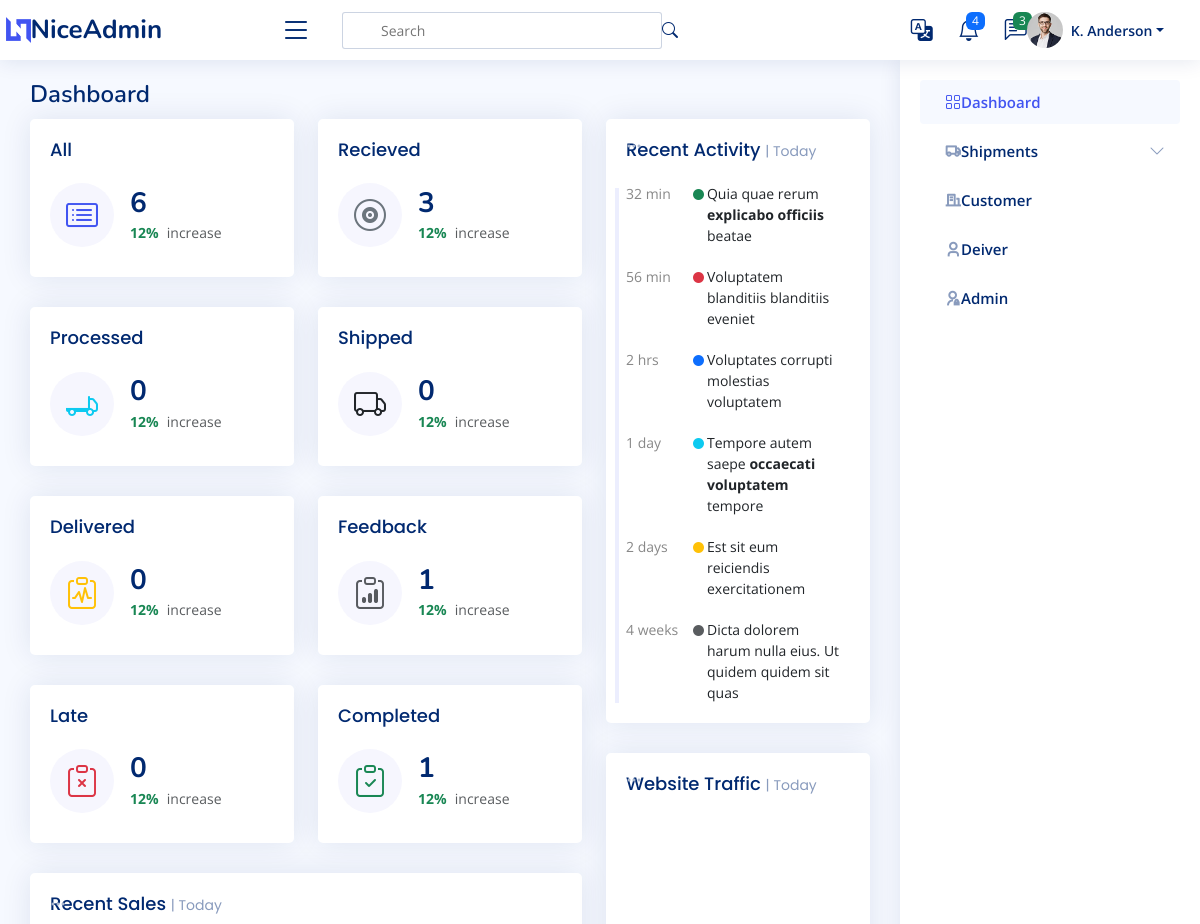
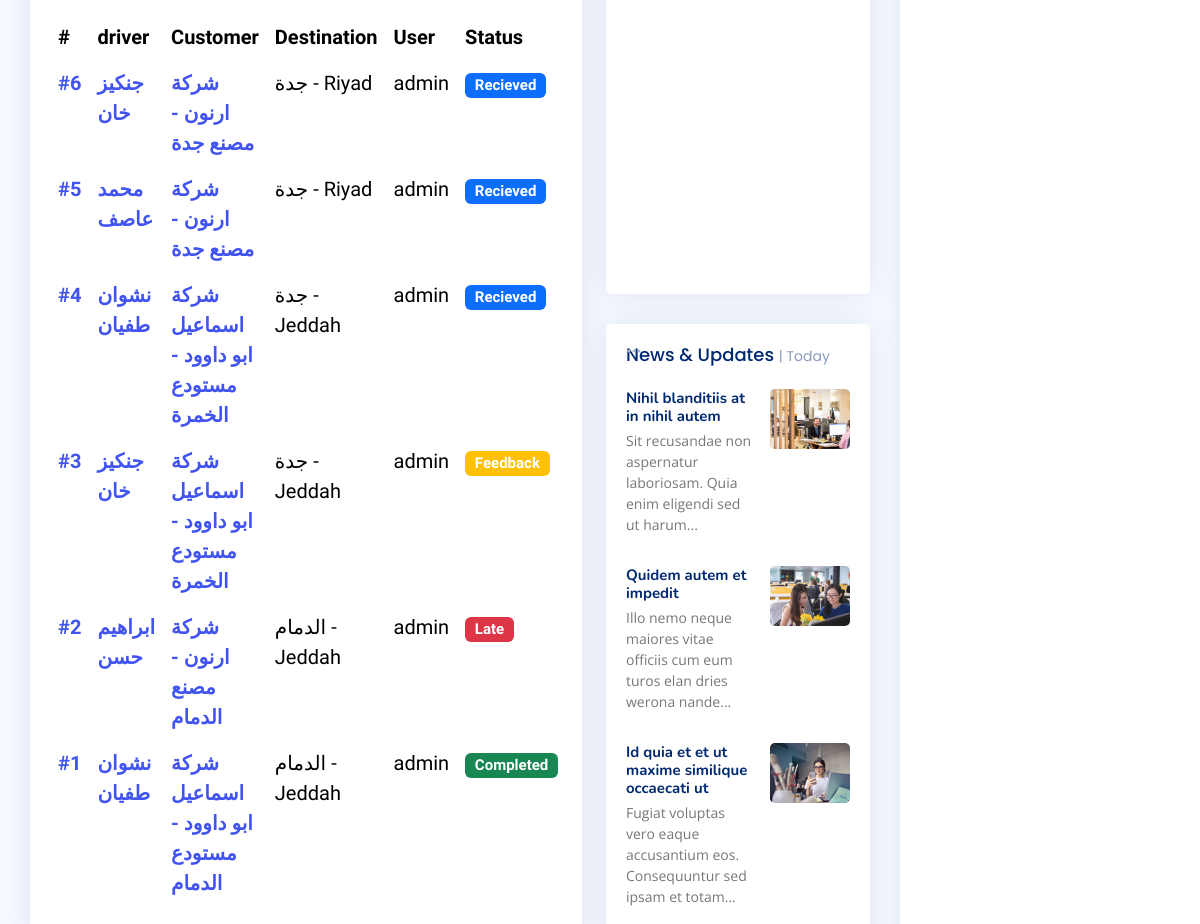
/ (upper part), run on an earlier commit of the app's database (2 pictures, top to bottom).
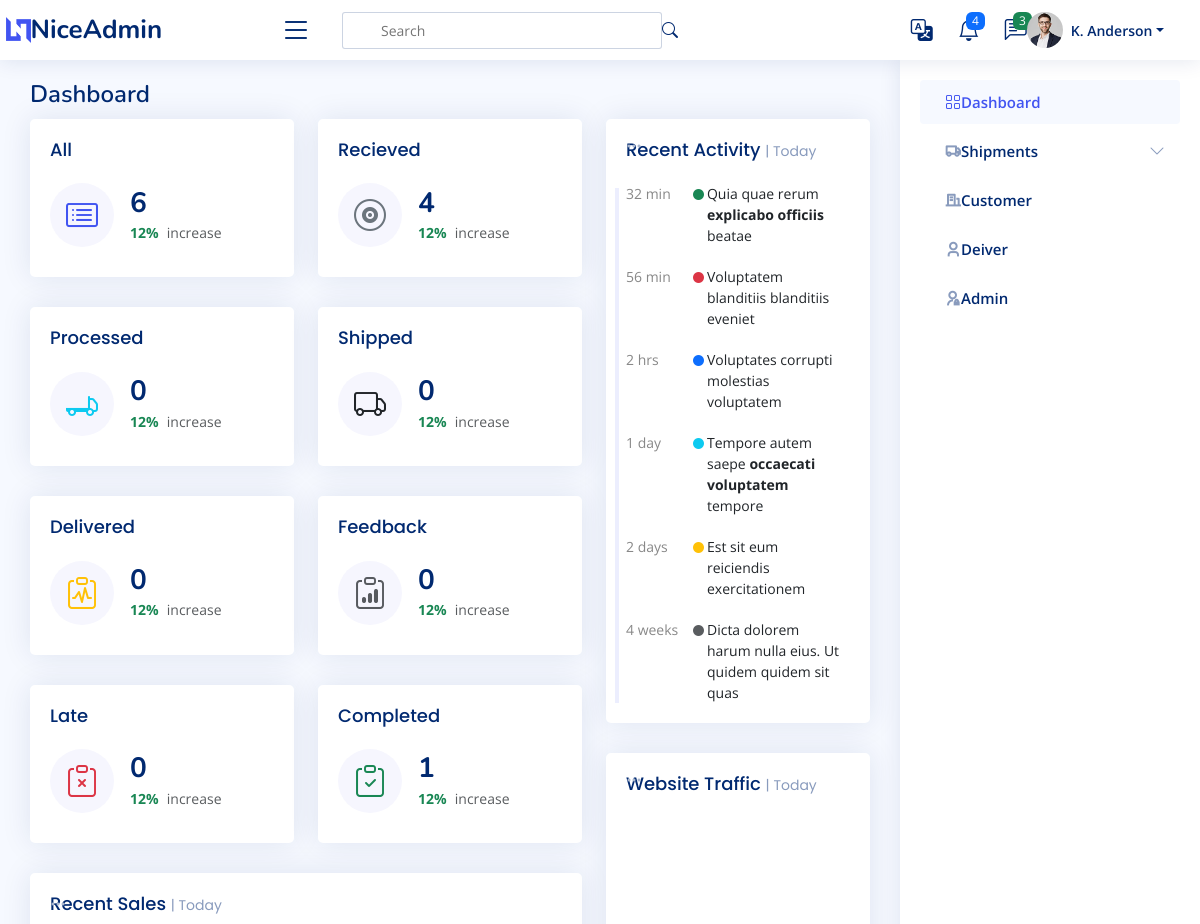
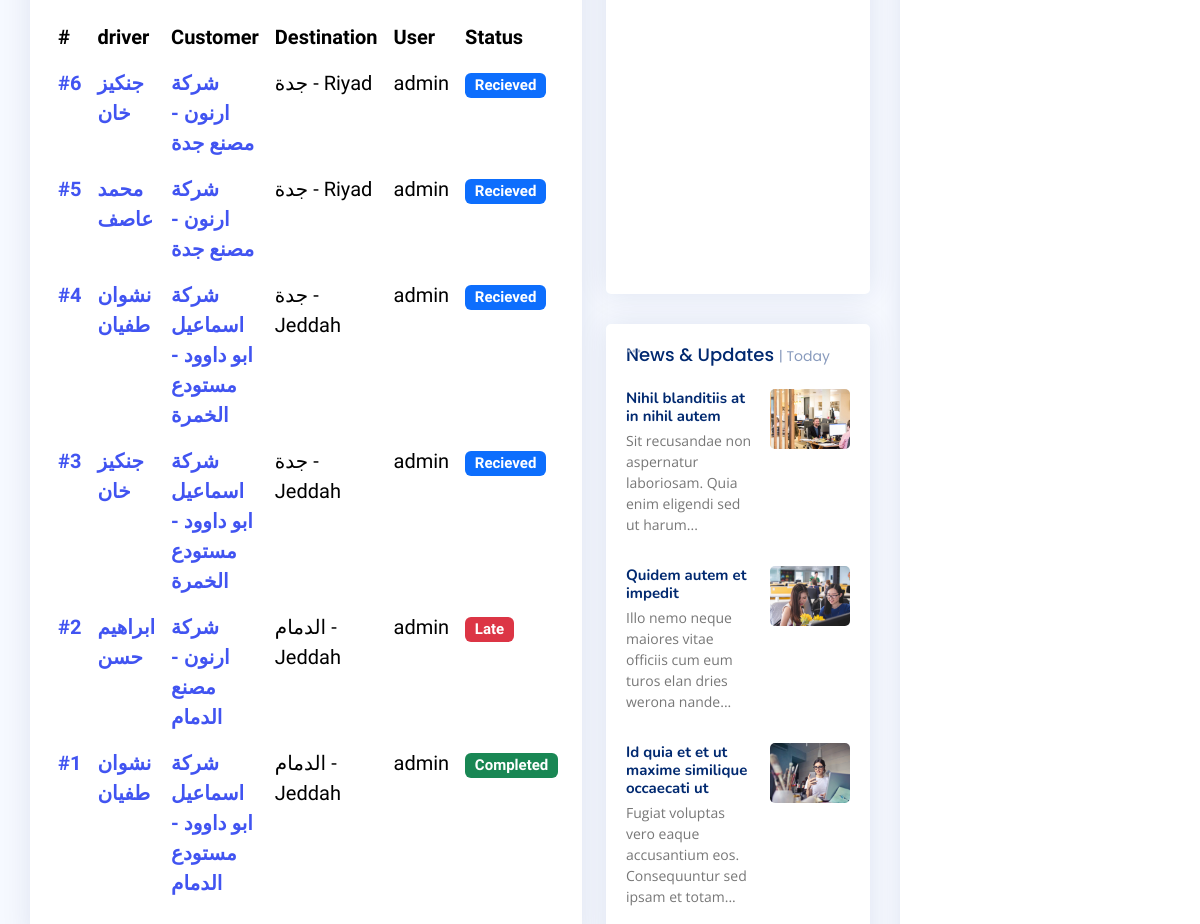
And on a later commit of the database (2 pictures, top to bottom).
### shipments/models.py (models this page shows, shortened)
class Shipments(models.Model):
    user = models.ForeignKey(User,  related_name='shipments_user', on_delete=models.SET_NULL, null=True)
    driver = models.ForeignKey(Driver,  related_name='shipments_driver', on_delete=models.SET_NULL, null=True)
    customer_branch = models.ForeignKey(Branch, related_name='shipments_company', on_delete=models.SET_NULL, null=True)
    fare = models.IntegerField(_("Fare"),)
    days_stayed = models.IntegerField(_("Days Stayed "), null=True, blank=True)
    stay_cost = models.IntegerField(_("Stay Cost"), null=True, blank=True)
    deducted = models.IntegerField(_("Deducted"), null=True, blank=True)
    status = models.CharField(_("Status "), max_length=20, choices=STATUS, default='Recieved')
    destination = models.CharField(_("Destination"), max_length=20, choices=FLAG_TYPES)
    create_at = models.DateTimeField(_("Create At"), default=timezone.now)
    expected_arrival_date = models.DateTimeField(_("Expected Arrival Date"), null=True, blank=True, default=timezone.now)
    actual_delivery_date = models.DateTimeField(_("Actual Delivery Date "), null=True, blank=True, default=timezone.now)

### drivers/models.py (models this page shows)
class Driver(models.Model):
    name = models.CharField(_("Driver Name"), max_length=120)
    phone = models.CharField(_("Driver Phone"), max_length=120)
    id_number = models.CharField(_("Driver Id Number"), max_length=10, null=True, blank=True)
    language = models.CharField(_("Driver Language"),  max_length=120, choices=LANGUAHE, null=True, blank=True)
    truck_type =models.CharField(_("Truck Type"), max_length=120, choices=TRUCK_TYPE, null=True, blank=True)
    rate = models.IntegerField(_("Rate"), null=True, blank=True)
    def __str__(self) -> str:
        return self.name

### customers/models.py (models this page shows)
class Branch(models.Model):
    customers = models.ForeignKey(Customers, related_name='branch_customers', on_delete=models.CASCADE)
    name = models.CharField(_("Name"),max_length=255)
    city = models.CharField(_("City"),max_length=255)
    def __str__(self):
        return f'{self.customers} - {self.name}'

class Customers(models.Model):
    name = models.CharField(max_length=255)
    def __str__(self):
        return self.name

### settings/views.py (the view)
# urls.py: 2. Add a URL to urlpatterns:  path('', views.home, name='home')
def home(request):
    shipments = Shipments.objects.select_related('driver', 'customer_branch', 'user').all().order_by('-create_at')
    recieved_shipment = Shipments.objects.all().filter(status='Recieved')
    processed_shipment = Shipments.objects.all().filter(status='Processed')
    shipped_shipment = Shipments.objects.all().filter(status='Shipped')
    delivered_shipment = Shipments.objects.all().filter(status='Delivered')
    feedback_shipment = Shipments.objects.all().filter(status='Feedback')
    late_shipment = Shipments.objects.all().filter(status='late')
    completed_shipment = Shipments.objects.all().filter(status='Completed')
    context = {
        'shipments':shipments,
        'recieved_shipment':recieved_shipment,
        'processed_shipment':processed_shipment,
        'shipped_shipment':shipped_shipment,
        'delivered_shipment':delivered_shipment,
        'feedback_shipment':feedback_shipment,
        'late_shipment':late_shipment,
        'completed_shipment':completed_shipment,
    }
    return render(request, 'settings/home.html', context)

### templates/settings/home.html (shortened to what the changed rows need)
{% extends 'base.html' %}
{% load static %}
{% load i18n %}
{% block body %}
<main id="main" class="main">
  <div class="pagetitle">
    <h1>{% translate "Dashboard" %}</h1>
  </div>
  <section class="section dashboard">
    <div class="row">
      <div class="col-lg-8">
        <div class="row">
          <div class="col-xxl-4 col-md-6">
            <div class="card info-card sales-card">
              <div class="card-body">
                <div class="d-flex align-items-center">
                  <div class="ps-3">
                    <h6>{{recieved_shipment|length}}</h6>
                    <span class="text-success small pt-1 fw-bold">12%</span> <span
                      class="text-muted small pt-2 ps-1">increase</span>
                  </div>
                </div>
              </div>
            </div>
          </div>
          <div class="col-xxl-4 col-md-6">
            <div class="card info-card sales-card">
              <div class="card-body">
                <div class="d-flex align-items-center">
                  <div class="ps-3">
                    <h6>{{feedback_shipment|length}}</h6>
                    <span class="text-success small pt-1 fw-bold">12%</span> <span
                      class="text-muted small pt-2 ps-1">increase</span>
                  </div>
                </div>
              </div>
            </div>
          </div>
          <div class="col-12">
            <div class="card recent-sales overflow-auto">
              <div class="card-body">
                <table class="table table-borderless datatable">
                  <thead>
                    <tr>
                      <th scope="col">#</th>
                      <th scope="col">driver</th>
                      <th scope="col">Customer</th>
                      <th scope="col">Destination</th>
                      <th scope="col">User</th>
                      <th scope="col">Status</th>
                    </tr>
                  </thead>
                  <tbody>
                    {% for shipment in shipments %}
                    <tr>
                      <th scope="row"><a href="#">#{{shipment.id}}</a></th>
                      <th scope="row"><a href="#">{{shipment.driver}}</a></th>
                      <th scope="row"><a href="#">{{shipment.customer_branch}}</a></th>
                      <td>{{shipment.customer_branch.city}} - {{shipment.destination}}</td>
                      <td>{{shipment.user}}</td>
                      <td><span class="badge
                        {% if shipment.status == 'Recieved' %} bg-primary
                        {% elif shipment.status == 'Processed' %} bg-secondary
                        {% elif shipment.status == 'Shipped' %} bg-info
                        {% elif shipment.status == 'Delivered' %} bg-primary
                        {% elif shipment.status == 'Feedback' %} bg-warning
                        {% elif shipment.status == 'Completed' %} bg-success
                        {% elif shipment.status == 'Late' %} bg-danger
                        {% endif %}">{{shipment.status}}</span></td>
                    </tr>
                    {% endfor %}
                  </tbody>
                </table>
              </div>
            </div>
          </div>
        </div>
      </div>
    </div>
  </section>
</main>
{% endblock %}

What changed in the data, as far as the page shows it:
changed Shipments id 3: status "Feedback" → "Recieved"
Also different on the page:
{{ recieved_shipment|length }}: "3" → "4"
{{ feedback_shipment|length }}: "1" → "0"
